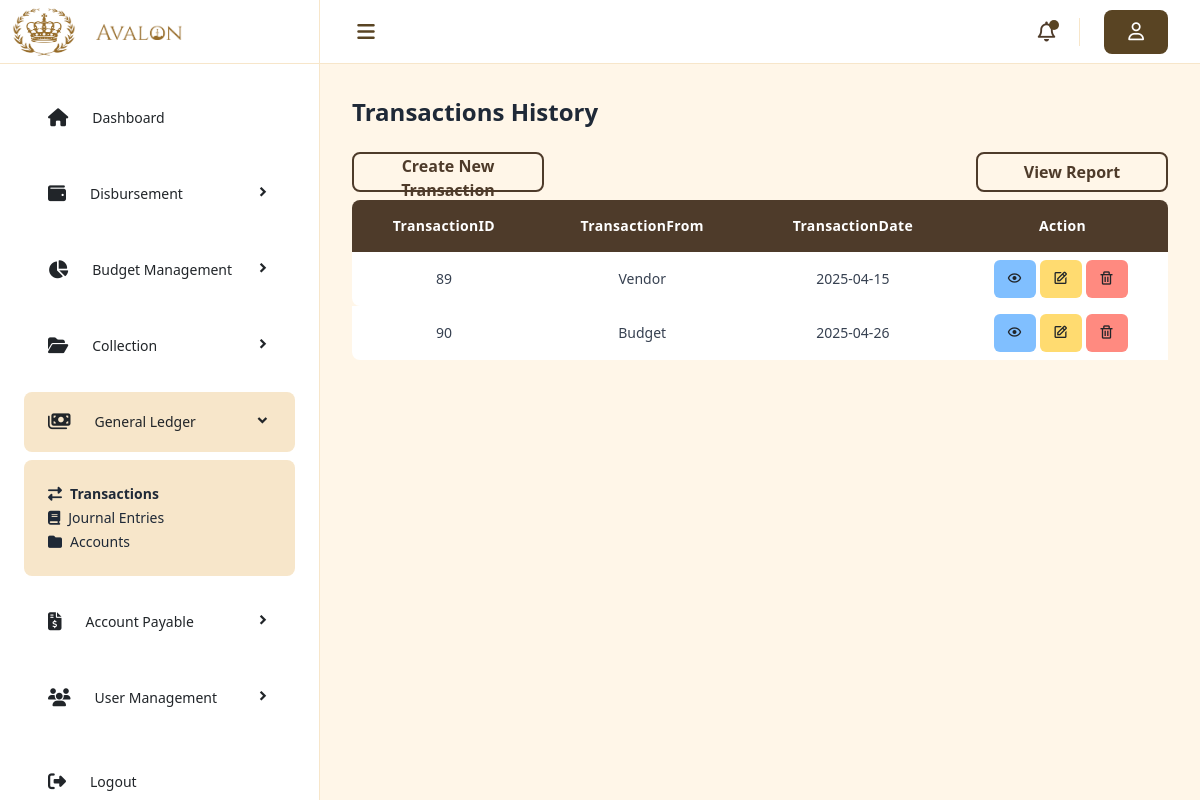
Page /General_Ledger/General-Ledger-Transactions.php on the committed database.
### tables this page shows
CREATE TABLE `transactions` (
  `TransactionID` int(11) NOT NULL,
  `EntryID` int(11) NOT NULL,
  `PaymentID` int(11) NOT NULL,
  `AllocationID` int(11) NOT NULL,
  `AdjustmentID` int(11) NOT NULL,
  `PayablePaymentID` int(11) NOT NULL,
  `TransactionFrom` enum('Guest','Vendor','Budget','Employee') NOT NULL,
  `TransactionDate` date NOT NULL DEFAULT current_timestamp(),
  `BudgetAllocated` varchar(400) NOT NULL,
  `BudgetName` varchar(400) NOT NULL,
  `Allocated_Department` varchar(500) NOT NULL,
  `AdjustmentAmount` varchar(400) NOT NULL,
  `PaymentMethod` varchar(400) NOT NULL,
  `GuestName` varchar(255) DEFAULT NULL,
  `TotalAmount` decimal(10,2) DEFAULT NULL
);

### General_Ledger/General-Ledger-Transactions.php (the view, shortened to what this page needs)
<?php
include('includes/header.php');
?>
<div class="flex min-h-screen w-full">
    <?php include('../includes/sidebar.php'); ?>
    <div class="main w-full bg-[#FFF6E8] md:ml-[320px]">
        <nav class="h-16 w-full bg-white border-b border-[#F7E6CA] flex justify-between items-center px-6 py-4">
            <div class="left-nav flex items-center space-x-4 max-w-96 w-full">
                <button aria-label="Toggle menu" class="menu-btn text-[#4E3B2A] focus:outline-none hover:bg-[#F7E6CA] hover:rounded-full">
                    <i class="fa-solid fa-bars text-[#594423] text-xl w-11 py-2"></i>
                </button>
            </div>
            <div class="right-nav items-center space-x-6 hidden lg:flex">
                <button aria-label="Notifications" class="text-[#4E3B2A] focus:outline-none border-r border-[#F7E6CA] pr-6 relative">
                    <i class="fa-regular fa-bell text-xl"></i>
                    <span class="absolute top-0.5 right-5 block w-2.5 h-2.5 bg-[#594423] rounded-full"></span>
                </button>
                <div class="flex items-center space-x-2">
                    <i class="fa-regular fa-user bg-[#594423] text-white px-4 py-2 rounded-lg text-lg" aria-label="User profile"></i>
                </div>
            </div>
        </nav>
        <main class="px-8 py-8">
            <h2 class="text-2xl font-semibold mb-6 text-gray-800">Transactions History</h2>
            <div class="flex justify-between text-[#4e3b2a] font-semibold">
                <button type="button" class="w-48 h-10 rounded-lg bg-[transparent] hover:bg-[#4e3b2a] hover:text-white border-2 border-[#4e3b2a]" data-bs-toggle="modal" data-bs-target="#createtransdata">
                    Create New Transaction
                </button>
                <button type="button" class="w-48 h-10 rounded-lg bg-[transparent] hover:bg-[#4e3b2a] hover:text-white border-2 border-[#4e3b2a]" data-bs-toggle="modal" data-bs-target="#previewtransdata">
                    View Report
                </button>
            </div>
            <table class="mt-2 w-full table-striped table-danger">
                <thead class="text-white bg-[#4e3b2a] border-[#4e3b2a]">
                    <tr class="text-center">
                        <th class="p-3 text-sm font-semibold tracking-wide rounded-tl-lg">TransactionID</th>
                        <th class="p-3 text-sm font-semibold tracking-wide">TransactionFrom</th>
                        <th class="p-3 text-sm font-semibold tracking-wide">TransactionDate</th>
                        <th class="p-3 text-sm font-semibold tracking-wide rounded-tr-lg">Action</th>
                    </tr>
                </thead>
                <tbody class="text-center">
                    <?php
                        $database = new Database();
                        $connection = $database->connect("fin_general_ledger");
                        $fetch_query = "SELECT * FROM transactions";
                        $fetch_query_run = mysqli_query($connection, $fetch_query);
                        if (mysqli_num_rows($fetch_query_run) > 0) {
                            while ($row = mysqli_fetch_array($fetch_query_run)) {
                    ?>
                                <tr class="bg-[#ffffff]">
                                    <td class="p-2 text-sm text-gray-700 rounded-bl-lg trans_id"><?php echo $row['TransactionID']; ?></td>
                                    <td class="p-2 text-sm text-gray-700"><?php echo $row['TransactionFrom']; ?></td>
                                    <td class="p-2 text-sm text-gray-700"><?php echo $row['TransactionDate']; ?></td>
                                    <td class="p-2 text-xl text-white flex justify-center rounded-br-lg">
                                        <a href="#" class="btn bg-[#80bfff] btn-md hover:bg-[#4da3ff] grow-3 mr-1 transview_data"><i class='bx bx-show'></i></a>
                                        <a href="#" class="btn bg-[#ffdb70] btn-md hover:bg-[#ffd446] grow-3 mr-1 transedit_data"><i class='bx bx-edit'></i></a>
                                        <a href="#" class="btn bg-[#ff8a80] btn-md hover:bg-[#ff5252] grow-3 mr-1 transdelete_data"><i class='bx bx-trash'></i></a>
                                    </td>
                                </tr>
                    <?php
                            }
                        } else {
                    ?>
                            <tr><td colspan="4">No record found!</td></tr>
                    <?php
                        }
                    ?>
                </tbody>
            </table>
        </main>
    </div>
</div>
<?php include('includes/footer.php'); ?>

### rows in the picture
transactions: TransactionID "89", TransactionFrom "Vendor", TransactionDate "2025-04-15"
transactions: TransactionID "90", TransactionFrom "Budget", TransactionDate "2025-04-26"

### other values in the picture
str_replace('_', ' ', $moduleName) "Disbursement"
str_replace('_', ' ', $moduleName) "Budget Management"
str_replace('_', ' ', $moduleName) "Collection"
str_replace('_', ' ', $moduleName) "General Ledger"
$data['name'] "Transactions"
$data['name'] "Journal Entries"
$data['name'] "Accounts"
str_replace('_', ' ', $moduleName) "Account Payable"
str_replace('_', ' ', $moduleName) "User Management"
